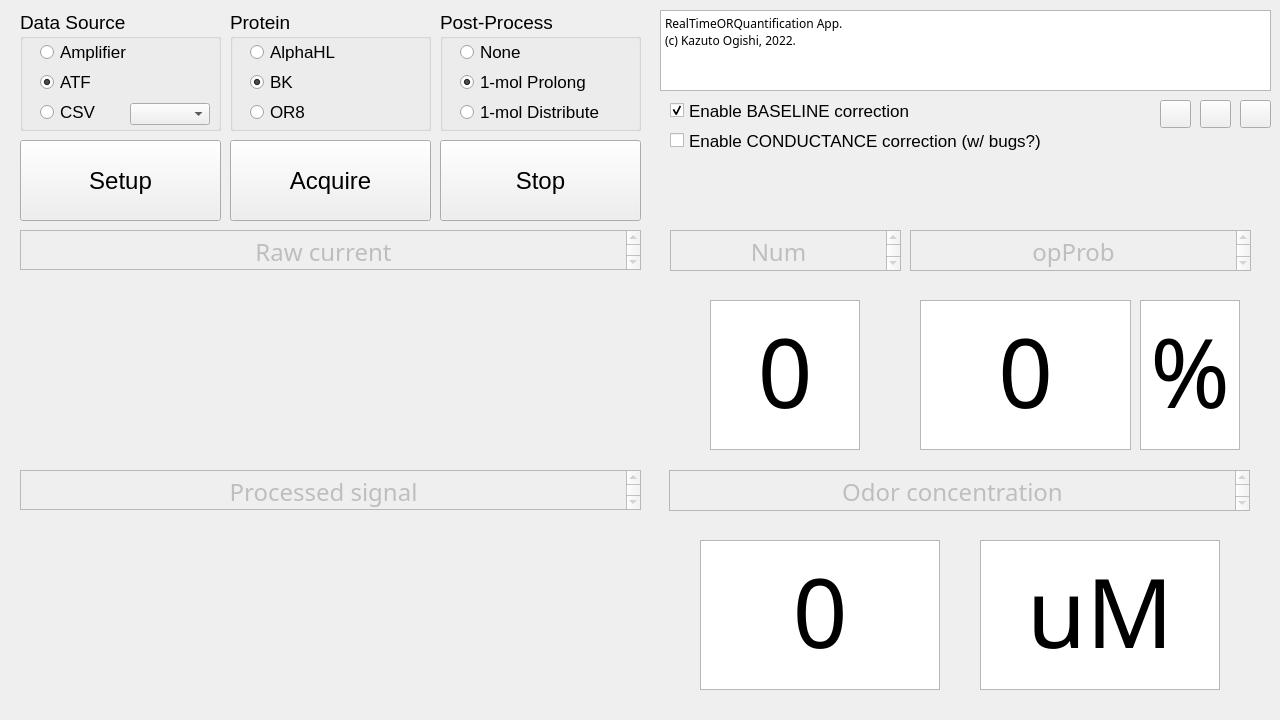
<?xml version="1.0" encoding="UTF-8"?>
<ui version="4.0">
 <class>MyMainClass</class>
 <widget class="QWidget" name="MyMainClass">
  <property name="geometry">
   <rect>
    <x>0</x>
    <y>0</y>
    <width>1280</width>
    <height>720</height>
   </rect>
  </property>
  <property name="windowTitle">
   <string>MyMain</string>
  </property>
  <widget class="QCustomPlot" name="customPlot" native="true">
   <property name="geometry">
    <rect>
     <x>20</x>
     <y>280</y>
     <width>621</width>
     <height>181</height>
    </rect>
   </property>
  </widget>
  <widget class="QCustomPlot" name="customPlot_2" native="true">
   <property name="geometry">
    <rect>
     <x>20</x>
     <y>520</y>
     <width>621</width>
     <height>181</height>
    </rect>
   </property>
  </widget>
  <widget class="QTextBrowser" name="textBrowser">
   <property name="enabled">
    <bool>false</bool>
   </property>
   <property name="geometry">
    <rect>
     <x>910</x>
     <y>230</y>
     <width>341</width>
     <height>41</height>
    </rect>
   </property>
   <property name="font">
    <font>
     <family>HGPｺﾞｼｯｸM</family>
     <pointsize>18</pointsize>
    </font>
   </property>
   <property name="html">
    <string>&lt;!DOCTYPE HTML PUBLIC &quot;-//W3C//DTD HTML 4.0//EN&quot; &quot;http://www.w3.org/TR/REC-html40/strict.dtd&quot;&gt;
&lt;html&gt;&lt;head&gt;&lt;meta name=&quot;qrichtext&quot; content=&quot;1&quot; /&gt;&lt;style type=&quot;text/css&quot;&gt;
p, li { white-space: pre-wrap; }
&lt;/style&gt;&lt;/head&gt;&lt;body style=&quot; font-family:'HGPｺﾞｼｯｸM'; font-size:18pt; font-weight:400; font-style:normal;&quot;&gt;
&lt;p align=&quot;center&quot; style=&quot; margin-top:0px; margin-bottom:0px; margin-left:0px; margin-right:0px; -qt-block-indent:0; text-indent:0px;&quot;&gt;opProb&lt;/p&gt;&lt;/body&gt;&lt;/html&gt;</string>
   </property>
  </widget>
  <widget class="QTextBrowser" name="textBrowser_2">
   <property name="geometry">
    <rect>
     <x>920</x>
     <y>300</y>
     <width>211</width>
     <height>150</height>
    </rect>
   </property>
   <property name="font">
    <font>
     <family>HGPｺﾞｼｯｸM</family>
     <pointsize>72</pointsize>
    </font>
   </property>
   <property name="html">
    <string>&lt;!DOCTYPE HTML PUBLIC &quot;-//W3C//DTD HTML 4.0//EN&quot; &quot;http://www.w3.org/TR/REC-html40/strict.dtd&quot;&gt;
&lt;html&gt;&lt;head&gt;&lt;meta name=&quot;qrichtext&quot; content=&quot;1&quot; /&gt;&lt;style type=&quot;text/css&quot;&gt;
p, li { white-space: pre-wrap; }
&lt;/style&gt;&lt;/head&gt;&lt;body style=&quot; font-family:'HGPｺﾞｼｯｸM'; font-size:72pt; font-weight:400; font-style:normal;&quot;&gt;
&lt;p align=&quot;center&quot; style=&quot; margin-top:0px; margin-bottom:0px; margin-left:0px; margin-right:0px; -qt-block-indent:0; text-indent:0px;&quot;&gt;0&lt;/p&gt;&lt;/body&gt;&lt;/html&gt;</string>
   </property>
  </widget>
  <widget class="QTextBrowser" name="textBrowser_3">
   <property name="geometry">
    <rect>
     <x>1140</x>
     <y>300</y>
     <width>100</width>
     <height>150</height>
    </rect>
   </property>
   <property name="font">
    <font>
     <family>HGPｺﾞｼｯｸM</family>
     <pointsize>72</pointsize>
    </font>
   </property>
   <property name="html">
    <string>&lt;!DOCTYPE HTML PUBLIC &quot;-//W3C//DTD HTML 4.0//EN&quot; &quot;http://www.w3.org/TR/REC-html40/strict.dtd&quot;&gt;
&lt;html&gt;&lt;head&gt;&lt;meta name=&quot;qrichtext&quot; content=&quot;1&quot; /&gt;&lt;style type=&quot;text/css&quot;&gt;
p, li { white-space: pre-wrap; }
&lt;/style&gt;&lt;/head&gt;&lt;body style=&quot; font-family:'HGPｺﾞｼｯｸM'; font-size:72pt; font-weight:400; font-style:normal;&quot;&gt;
&lt;p align=&quot;center&quot; style=&quot; margin-top:0px; margin-bottom:0px; margin-left:0px; margin-right:0px; -qt-block-indent:0; text-indent:0px;&quot;&gt;%&lt;/p&gt;&lt;/body&gt;&lt;/html&gt;</string>
   </property>
  </widget>
  <widget class="QTextBrowser" name="textBrowser_4">
   <property name="enabled">
    <bool>false</bool>
   </property>
   <property name="geometry">
    <rect>
     <x>669</x>
     <y>470</y>
     <width>581</width>
     <height>41</height>
    </rect>
   </property>
   <property name="font">
    <font>
     <family>HGPｺﾞｼｯｸM</family>
     <pointsize>18</pointsize>
    </font>
   </property>
   <property name="html">
    <string>&lt;!DOCTYPE HTML PUBLIC &quot;-//W3C//DTD HTML 4.0//EN&quot; &quot;http://www.w3.org/TR/REC-html40/strict.dtd&quot;&gt;
&lt;html&gt;&lt;head&gt;&lt;meta name=&quot;qrichtext&quot; content=&quot;1&quot; /&gt;&lt;style type=&quot;text/css&quot;&gt;
p, li { white-space: pre-wrap; }
&lt;/style&gt;&lt;/head&gt;&lt;body style=&quot; font-family:'HGPｺﾞｼｯｸM'; font-size:18pt; font-weight:400; font-style:normal;&quot;&gt;
&lt;p align=&quot;center&quot; style=&quot; margin-top:0px; margin-bottom:0px; margin-left:0px; margin-right:0px; -qt-block-indent:0; text-indent:0px;&quot;&gt;Odor concentration&lt;/p&gt;&lt;/body&gt;&lt;/html&gt;</string>
   </property>
  </widget>
  <widget class="QTextBrowser" name="textBrowser_5">
   <property name="geometry">
    <rect>
     <x>700</x>
     <y>540</y>
     <width>240</width>
     <height>150</height>
    </rect>
   </property>
   <property name="font">
    <font>
     <family>HGPｺﾞｼｯｸM</family>
     <pointsize>72</pointsize>
    </font>
   </property>
   <property name="html">
    <string>&lt;!DOCTYPE HTML PUBLIC &quot;-//W3C//DTD HTML 4.0//EN&quot; &quot;http://www.w3.org/TR/REC-html40/strict.dtd&quot;&gt;
&lt;html&gt;&lt;head&gt;&lt;meta name=&quot;qrichtext&quot; content=&quot;1&quot; /&gt;&lt;style type=&quot;text/css&quot;&gt;
p, li { white-space: pre-wrap; }
&lt;/style&gt;&lt;/head&gt;&lt;body style=&quot; font-family:'HGPｺﾞｼｯｸM'; font-size:72pt; font-weight:400; font-style:normal;&quot;&gt;
&lt;p align=&quot;center&quot; style=&quot; margin-top:0px; margin-bottom:0px; margin-left:0px; margin-right:0px; -qt-block-indent:0; text-indent:0px;&quot;&gt;0&lt;/p&gt;&lt;/body&gt;&lt;/html&gt;</string>
   </property>
  </widget>
  <widget class="QTextBrowser" name="textBrowser_6">
   <property name="enabled">
    <bool>true</bool>
   </property>
   <property name="geometry">
    <rect>
     <x>980</x>
     <y>540</y>
     <width>240</width>
     <height>150</height>
    </rect>
   </property>
   <property name="font">
    <font>
     <family>HGPｺﾞｼｯｸM</family>
     <pointsize>72</pointsize>
    </font>
   </property>
   <property name="html">
    <string>&lt;!DOCTYPE HTML PUBLIC &quot;-//W3C//DTD HTML 4.0//EN&quot; &quot;http://www.w3.org/TR/REC-html40/strict.dtd&quot;&gt;
&lt;html&gt;&lt;head&gt;&lt;meta name=&quot;qrichtext&quot; content=&quot;1&quot; /&gt;&lt;style type=&quot;text/css&quot;&gt;
p, li { white-space: pre-wrap; }
&lt;/style&gt;&lt;/head&gt;&lt;body style=&quot; font-family:'HGPｺﾞｼｯｸM'; font-size:72pt; font-weight:400; font-style:normal;&quot;&gt;
&lt;p align=&quot;center&quot; style=&quot; margin-top:0px; margin-bottom:0px; margin-left:0px; margin-right:0px; -qt-block-indent:0; text-indent:0px;&quot;&gt;uM&lt;/p&gt;&lt;/body&gt;&lt;/html&gt;</string>
   </property>
  </widget>
  <widget class="QTextBrowser" name="textBrowser_7">
   <property name="enabled">
    <bool>false</bool>
   </property>
   <property name="geometry">
    <rect>
     <x>20</x>
     <y>230</y>
     <width>621</width>
     <height>40</height>
    </rect>
   </property>
   <property name="font">
    <font>
     <family>HGPｺﾞｼｯｸM</family>
     <pointsize>18</pointsize>
    </font>
   </property>
   <property name="html">
    <string>&lt;!DOCTYPE HTML PUBLIC &quot;-//W3C//DTD HTML 4.0//EN&quot; &quot;http://www.w3.org/TR/REC-html40/strict.dtd&quot;&gt;
&lt;html&gt;&lt;head&gt;&lt;meta name=&quot;qrichtext&quot; content=&quot;1&quot; /&gt;&lt;style type=&quot;text/css&quot;&gt;
p, li { white-space: pre-wrap; }
&lt;/style&gt;&lt;/head&gt;&lt;body style=&quot; font-family:'HGPｺﾞｼｯｸM'; font-size:18pt; font-weight:400; font-style:normal;&quot;&gt;
&lt;p align=&quot;center&quot; style=&quot; margin-top:0px; margin-bottom:0px; margin-left:0px; margin-right:0px; -qt-block-indent:0; text-indent:0px;&quot;&gt;Raw current&lt;/p&gt;&lt;/body&gt;&lt;/html&gt;</string>
   </property>
  </widget>
  <widget class="QTextBrowser" name="textBrowser_8">
   <property name="enabled">
    <bool>false</bool>
   </property>
   <property name="geometry">
    <rect>
     <x>20</x>
     <y>470</y>
     <width>621</width>
     <height>40</height>
    </rect>
   </property>
   <property name="font">
    <font>
     <family>HGPｺﾞｼｯｸM</family>
     <pointsize>18</pointsize>
    </font>
   </property>
   <property name="html">
    <string>&lt;!DOCTYPE HTML PUBLIC &quot;-//W3C//DTD HTML 4.0//EN&quot; &quot;http://www.w3.org/TR/REC-html40/strict.dtd&quot;&gt;
&lt;html&gt;&lt;head&gt;&lt;meta name=&quot;qrichtext&quot; content=&quot;1&quot; /&gt;&lt;style type=&quot;text/css&quot;&gt;
p, li { white-space: pre-wrap; }
&lt;/style&gt;&lt;/head&gt;&lt;body style=&quot; font-family:'HGPｺﾞｼｯｸM'; font-size:18pt; font-weight:400; font-style:normal;&quot;&gt;
&lt;p align=&quot;center&quot; style=&quot; margin-top:0px; margin-bottom:0px; margin-left:0px; margin-right:0px; -qt-block-indent:0; text-indent:0px;&quot;&gt;Processed signal&lt;/p&gt;&lt;/body&gt;&lt;/html&gt;</string>
   </property>
  </widget>
  <widget class="QPushButton" name="pushButton">
   <property name="geometry">
    <rect>
     <x>20</x>
     <y>140</y>
     <width>201</width>
     <height>81</height>
    </rect>
   </property>
   <property name="font">
    <font>
     <pointsize>18</pointsize>
    </font>
   </property>
   <property name="text">
    <string>Setup</string>
   </property>
  </widget>
  <widget class="QPushButton" name="pushButton_2">
   <property name="geometry">
    <rect>
     <x>230</x>
     <y>140</y>
     <width>201</width>
     <height>81</height>
    </rect>
   </property>
   <property name="font">
    <font>
     <pointsize>18</pointsize>
    </font>
   </property>
   <property name="text">
    <string>Acquire</string>
   </property>
  </widget>
  <widget class="QPushButton" name="pushButton_3">
   <property name="geometry">
    <rect>
     <x>440</x>
     <y>140</y>
     <width>201</width>
     <height>81</height>
    </rect>
   </property>
   <property name="font">
    <font>
     <pointsize>18</pointsize>
    </font>
   </property>
   <property name="text">
    <string>Stop</string>
   </property>
  </widget>
  <widget class="QTextBrowser" name="textBrowser_9">
   <property name="geometry">
    <rect>
     <x>660</x>
     <y>10</y>
     <width>611</width>
     <height>81</height>
    </rect>
   </property>
   <property name="font">
    <font>
     <family>HGPｺﾞｼｯｸM</family>
     <pointsize>9</pointsize>
    </font>
   </property>
   <property name="html">
    <string>&lt;!DOCTYPE HTML PUBLIC &quot;-//W3C//DTD HTML 4.0//EN&quot; &quot;http://www.w3.org/TR/REC-html40/strict.dtd&quot;&gt;
&lt;html&gt;&lt;head&gt;&lt;meta name=&quot;qrichtext&quot; content=&quot;1&quot; /&gt;&lt;style type=&quot;text/css&quot;&gt;
p, li { white-space: pre-wrap; }
&lt;/style&gt;&lt;/head&gt;&lt;body style=&quot; font-family:'HGPｺﾞｼｯｸM'; font-size:9pt; font-weight:400; font-style:normal;&quot;&gt;
&lt;p style=&quot; margin-top:0px; margin-bottom:0px; margin-left:0px; margin-right:0px; -qt-block-indent:0; text-indent:0px;&quot;&gt;RealTimeORQuantification App.&lt;/p&gt;
&lt;p style=&quot; margin-top:0px; margin-bottom:0px; margin-left:0px; margin-right:0px; -qt-block-indent:0; text-indent:0px;&quot;&gt;(c) Kazuto Ogishi, 2022.&lt;/p&gt;&lt;/body&gt;&lt;/html&gt;</string>
   </property>
  </widget>
  <widget class="QTextBrowser" name="textBrowser_10">
   <property name="enabled">
    <bool>false</bool>
   </property>
   <property name="geometry">
    <rect>
     <x>670</x>
     <y>230</y>
     <width>231</width>
     <height>41</height>
    </rect>
   </property>
   <property name="font">
    <font>
     <family>HGPｺﾞｼｯｸM</family>
     <pointsize>18</pointsize>
    </font>
   </property>
   <property name="html">
    <string>&lt;!DOCTYPE HTML PUBLIC &quot;-//W3C//DTD HTML 4.0//EN&quot; &quot;http://www.w3.org/TR/REC-html40/strict.dtd&quot;&gt;
&lt;html&gt;&lt;head&gt;&lt;meta name=&quot;qrichtext&quot; content=&quot;1&quot; /&gt;&lt;style type=&quot;text/css&quot;&gt;
p, li { white-space: pre-wrap; }
&lt;/style&gt;&lt;/head&gt;&lt;body style=&quot; font-family:'HGPｺﾞｼｯｸM'; font-size:18pt; font-weight:400; font-style:normal;&quot;&gt;
&lt;p align=&quot;center&quot; style=&quot; margin-top:0px; margin-bottom:0px; margin-left:0px; margin-right:0px; -qt-block-indent:0; text-indent:0px;&quot;&gt;Num&lt;/p&gt;&lt;/body&gt;&lt;/html&gt;</string>
   </property>
  </widget>
  <widget class="QTextBrowser" name="textBrowser_12">
   <property name="geometry">
    <rect>
     <x>710</x>
     <y>300</y>
     <width>150</width>
     <height>150</height>
    </rect>
   </property>
   <property name="font">
    <font>
     <family>HGPｺﾞｼｯｸM</family>
     <pointsize>72</pointsize>
    </font>
   </property>
   <property name="html">
    <string>&lt;!DOCTYPE HTML PUBLIC &quot;-//W3C//DTD HTML 4.0//EN&quot; &quot;http://www.w3.org/TR/REC-html40/strict.dtd&quot;&gt;
&lt;html&gt;&lt;head&gt;&lt;meta name=&quot;qrichtext&quot; content=&quot;1&quot; /&gt;&lt;style type=&quot;text/css&quot;&gt;
p, li { white-space: pre-wrap; }
&lt;/style&gt;&lt;/head&gt;&lt;body style=&quot; font-family:'HGPｺﾞｼｯｸM'; font-size:72pt; font-weight:400; font-style:normal;&quot;&gt;
&lt;p align=&quot;center&quot; style=&quot; margin-top:0px; margin-bottom:0px; margin-left:0px; margin-right:0px; -qt-block-indent:0; text-indent:0px;&quot;&gt;0&lt;/p&gt;&lt;/body&gt;&lt;/html&gt;</string>
   </property>
  </widget>
  <widget class="QGroupBox" name="groupBox">
   <property name="geometry">
    <rect>
     <x>20</x>
     <y>10</y>
     <width>201</width>
     <height>121</height>
    </rect>
   </property>
   <property name="font">
    <font>
     <pointsize>14</pointsize>
    </font>
   </property>
   <property name="title">
    <string>Data Source</string>
   </property>
   <widget class="QRadioButton" name="radioButton">
    <property name="geometry">
     <rect>
      <x>20</x>
      <y>30</y>
      <width>131</width>
      <height>24</height>
     </rect>
    </property>
    <property name="font">
     <font>
      <pointsize>13</pointsize>
     </font>
    </property>
    <property name="text">
     <string>Amplifier</string>
    </property>
   </widget>
   <widget class="QRadioButton" name="radioButton_2">
    <property name="geometry">
     <rect>
      <x>20</x>
      <y>60</y>
      <width>131</width>
      <height>24</height>
     </rect>
    </property>
    <property name="font">
     <font>
      <pointsize>13</pointsize>
     </font>
    </property>
    <property name="text">
     <string>ATF</string>
    </property>
    <property name="checked">
     <bool>true</bool>
    </property>
   </widget>
   <widget class="QRadioButton" name="radioButton_3">
    <property name="geometry">
     <rect>
      <x>20</x>
      <y>90</y>
      <width>131</width>
      <height>24</height>
     </rect>
    </property>
    <property name="font">
     <font>
      <pointsize>13</pointsize>
     </font>
    </property>
    <property name="text">
     <string>CSV</string>
    </property>
   </widget>
   <widget class="QComboBox" name="comboBox">
    <property name="geometry">
     <rect>
      <x>110</x>
      <y>93</y>
      <width>80</width>
      <height>22</height>
     </rect>
    </property>
   </widget>
  </widget>
  <widget class="QGroupBox" name="groupBox_2">
   <property name="geometry">
    <rect>
     <x>230</x>
     <y>10</y>
     <width>201</width>
     <height>121</height>
    </rect>
   </property>
   <property name="font">
    <font>
     <pointsize>14</pointsize>
    </font>
   </property>
   <property name="title">
    <string>Protein</string>
   </property>
   <widget class="QRadioButton" name="radioButton_4">
    <property name="geometry">
     <rect>
      <x>20</x>
      <y>30</y>
      <width>111</width>
      <height>24</height>
     </rect>
    </property>
    <property name="font">
     <font>
      <pointsize>13</pointsize>
     </font>
    </property>
    <property name="text">
     <string>AlphaHL</string>
    </property>
   </widget>
   <widget class="QRadioButton" name="radioButton_5">
    <property name="geometry">
     <rect>
      <x>20</x>
      <y>60</y>
      <width>111</width>
      <height>24</height>
     </rect>
    </property>
    <property name="font">
     <font>
      <pointsize>13</pointsize>
     </font>
    </property>
    <property name="text">
     <string>BK</string>
    </property>
    <property name="checked">
     <bool>true</bool>
    </property>
   </widget>
   <widget class="QRadioButton" name="radioButton_6">
    <property name="geometry">
     <rect>
      <x>20</x>
      <y>90</y>
      <width>111</width>
      <height>24</height>
     </rect>
    </property>
    <property name="font">
     <font>
      <pointsize>13</pointsize>
     </font>
    </property>
    <property name="text">
     <string>OR8</string>
    </property>
   </widget>
  </widget>
  <widget class="QCheckBox" name="checkBox">
   <property name="geometry">
    <rect>
     <x>670</x>
     <y>100</y>
     <width>471</width>
     <height>21</height>
    </rect>
   </property>
   <property name="font">
    <font>
     <pointsize>13</pointsize>
    </font>
   </property>
   <property name="text">
    <string>Enable BASELINE correction</string>
   </property>
   <property name="checked">
    <bool>true</bool>
   </property>
  </widget>
  <widget class="QPushButton" name="pushButton_4">
   <property name="geometry">
    <rect>
     <x>1160</x>
     <y>100</y>
     <width>31</width>
     <height>28</height>
    </rect>
   </property>
   <property name="font">
    <font>
     <pointsize>13</pointsize>
    </font>
   </property>
   <property name="text">
    <string/>
   </property>
  </widget>
  <widget class="QPushButton" name="pushButton_5">
   <property name="geometry">
    <rect>
     <x>1200</x>
     <y>100</y>
     <width>31</width>
     <height>28</height>
    </rect>
   </property>
   <property name="font">
    <font>
     <pointsize>13</pointsize>
    </font>
   </property>
   <property name="text">
    <string/>
   </property>
  </widget>
  <widget class="QPushButton" name="pushButton_6">
   <property name="geometry">
    <rect>
     <x>1240</x>
     <y>100</y>
     <width>31</width>
     <height>28</height>
    </rect>
   </property>
   <property name="font">
    <font>
     <pointsize>13</pointsize>
    </font>
   </property>
   <property name="text">
    <string/>
   </property>
  </widget>
  <widget class="QCheckBox" name="checkBox_2">
   <property name="geometry">
    <rect>
     <x>670</x>
     <y>130</y>
     <width>471</width>
     <height>21</height>
    </rect>
   </property>
   <property name="font">
    <font>
     <pointsize>13</pointsize>
    </font>
   </property>
   <property name="text">
    <string>Enable CONDUCTANCE correction (w/ bugs?)</string>
   </property>
   <property name="checked">
    <bool>false</bool>
   </property>
  </widget>
  <widget class="QGroupBox" name="groupBox_3">
   <property name="geometry">
    <rect>
     <x>440</x>
     <y>10</y>
     <width>201</width>
     <height>121</height>
    </rect>
   </property>
   <property name="font">
    <font>
     <pointsize>14</pointsize>
    </font>
   </property>
   <property name="title">
    <string>Post-Process</string>
   </property>
   <widget class="QRadioButton" name="radioButton_13">
    <property name="geometry">
     <rect>
      <x>20</x>
      <y>60</y>
      <width>181</width>
      <height>24</height>
     </rect>
    </property>
    <property name="font">
     <font>
      <pointsize>13</pointsize>
     </font>
    </property>
    <property name="text">
     <string>1-mol Prolong</string>
    </property>
    <property name="checked">
     <bool>true</bool>
    </property>
   </widget>
   <widget class="QRadioButton" name="radioButton_14">
    <property name="geometry">
     <rect>
      <x>20</x>
      <y>90</y>
      <width>181</width>
      <height>24</height>
     </rect>
    </property>
    <property name="font">
     <font>
      <pointsize>13</pointsize>
     </font>
    </property>
    <property name="text">
     <string>1-mol Distribute</string>
    </property>
    <property name="checked">
     <bool>false</bool>
    </property>
   </widget>
   <widget class="QRadioButton" name="radioButton_15">
    <property name="geometry">
     <rect>
      <x>20</x>
      <y>30</y>
      <width>181</width>
      <height>24</height>
     </rect>
    </property>
    <property name="font">
     <font>
      <pointsize>13</pointsize>
     </font>
    </property>
    <property name="text">
     <string>None</string>
    </property>
    <property name="checked">
     <bool>false</bool>
    </property>
   </widget>
  </widget>
 </widget>
 <layoutdefault spacing="6" margin="11"/>
 <customwidgets>
  <customwidget>
   <class>QCustomPlot</class>
   <extends>QWidget</extends>
   <header>qcustomplot.h</header>
   <container>1</container>
  </customwidget>
 </customwidgets>
 <resources>
  <include location="MyMain.qrc"/>
 </resources>
 <connections>
  <connection>
   <sender>pushButton</sender>
   <signal>clicked()</signal>
   <receiver>MyMainClass</receiver>
   <slot>on_pushBtnClicked()</slot>
   <hints>
    <hint type="sourcelabel">
     <x>134</x>
     <y>140</y>
    </hint>
    <hint type="destinationlabel">
     <x>212</x>
     <y>37</y>
    </hint>
   </hints>
  </connection>
  <connection>
   <sender>pushButton_2</sender>
   <signal>clicked()</signal>
   <receiver>MyMainClass</receiver>
   <slot>on_pushBtn2Clicked()</slot>
   <hints>
    <hint type="sourcelabel">
     <x>391</x>
     <y>42</y>
    </hint>
    <hint type="destinationlabel">
     <x>422</x>
     <y>40</y>
    </hint>
   </hints>
  </connection>
  <connection>
   <sender>pushButton_3</sender>
   <signal>clicked()</signal>
   <receiver>MyMainClass</receiver>
   <slot>on_pushBtn3Clicked()</slot>
   <hints>
    <hint type="sourcelabel">
     <x>592</x>
     <y>140</y>
    </hint>
    <hint type="destinationlabel">
     <x>641</x>
     <y>36</y>
    </hint>
   </hints>
  </connection>
  <connection>
   <sender>pushButton_5</sender>
   <signal>clicked()</signal>
   <receiver>MyMainClass</receiver>
   <slot>on_pushBtn5Clicked()</slot>
   <hints>
    <hint type="sourcelabel">
     <x>1217</x>
     <y>123</y>
    </hint>
    <hint type="destinationlabel">
     <x>1217</x>
     <y>140</y>
    </hint>
   </hints>
  </connection>
  <connection>
   <sender>pushButton_6</sender>
   <signal>clicked()</signal>
   <receiver>MyMainClass</receiver>
   <slot>on_pushBtn6Clicked()</slot>
   <hints>
    <hint type="sourcelabel">
     <x>1250</x>
     <y>115</y>
    </hint>
    <hint type="destinationlabel">
     <x>1250</x>
     <y>145</y>
    </hint>
   </hints>
  </connection>
  <connection>
   <sender>pushButton_4</sender>
   <signal>clicked()</signal>
   <receiver>MyMainClass</receiver>
   <slot>on_pushBtn4Clicked()</slot>
   <hints>
    <hint type="sourcelabel">
     <x>1179</x>
     <y>122</y>
    </hint>
    <hint type="destinationlabel">
     <x>1178</x>
     <y>144</y>
    </hint>
   </hints>
  </connection>
 </connections>
 <slots>
  <slot>on_pushBtnClicked()</slot>
  <slot>on_pushBtn2Clicked()</slot>
  <slot>on_pushBtn3Clicked()</slot>
  <slot>on_pushBtn4Clicked()</slot>
  <slot>on_pushBtn5Clicked()</slot>
  <slot>on_pushBtn6Clicked()</slot>
 </slots>
</ui>
